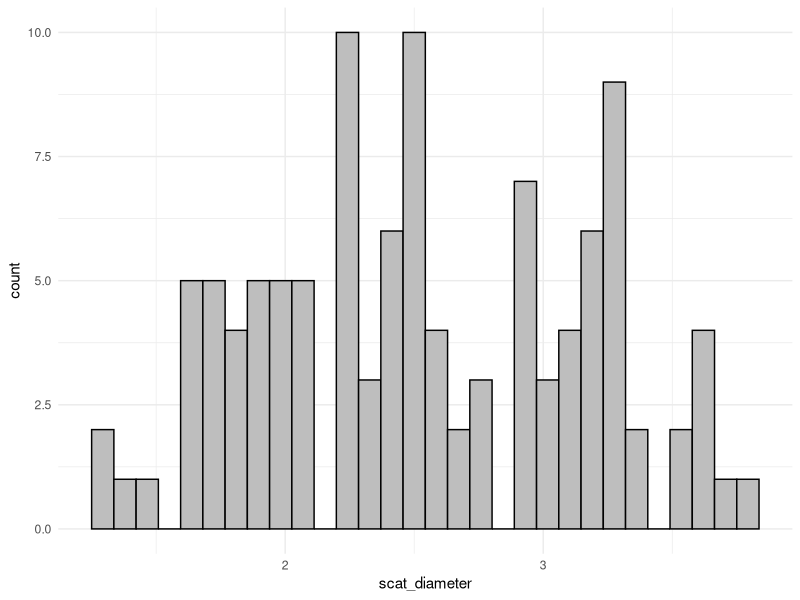

Write the R code that produced this figure.
## Ellen Brandell
## May 2021

## assess the importance of the diameter used to delineate pups/adults 

library(tidyverse)
library(cowplot)
theme_set(theme_minimal(base_size=11))

setwd("~/Desktop/scat_project/DATA/data_summaries")

# individual scat data
diameter <- read.csv("scat_diameter.csv")
geno <- read.csv("all_geno_sex_results.csv")

# environmental data
meta <- read.csv("scat_metadata.csv")
location <- read.csv("locations.csv")

######################################## COMBINE  DATA
data1 <- merge(geno, diameter, by="scatID", all.x=T)
data1 <- merge(data1, meta[,c(1,4)], by="scatID", all.x=T) # I want site

###### make a data set of JUST KNOWN WOLVES
wolves1 <- data1[!is.na(data1$wolfID),]


######################################## DIAMETER PATTERNS
ggplot(data=data1, aes(x=scat_diameter)) + geom_histogram(fill='gray', color='black')

## look at different diameter measurements by unique wolves



## look at different diameter measurements by collared wolves (known age)



######################################## EXPLORING CUTOFFS
cut <- 2.0  # less than OR equal to this is a pup
data1$age <- ifelse(data1$scat_diameter<=cut, "Pup", "Adult")
# make sure age isn't changing unless the wolf ages from Juv -> Adult


table(data1$age)
table(data1$age)/nrow(data1)
# "questionable"/"in between" scat diameters based on our cutoff
table(data1$scat_diameter>cut-0.3 & data1$scat_diameter<cut+0.3)
# there are quite a few of these "in between" sizes

###### HOW MANY MISMATCHES DO WE HAVE BASED ON CUTOFF VALUE?
# can only use resampled wolves for this


## and importantly, we want to make sure the collared wolves are correctly classified:
# pup = 1211F, 1228F, 1229F
# adult = 969F, 907F, 996M, 1005F, 1155M, 1156M


######
# change scat 145 wolf 1228F to Pup


